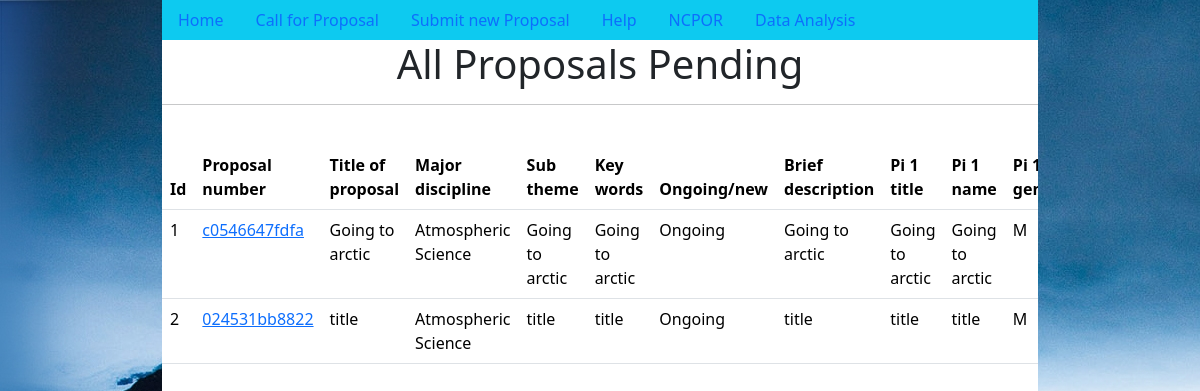
The app's page /coordinator/all (signed in), older data.
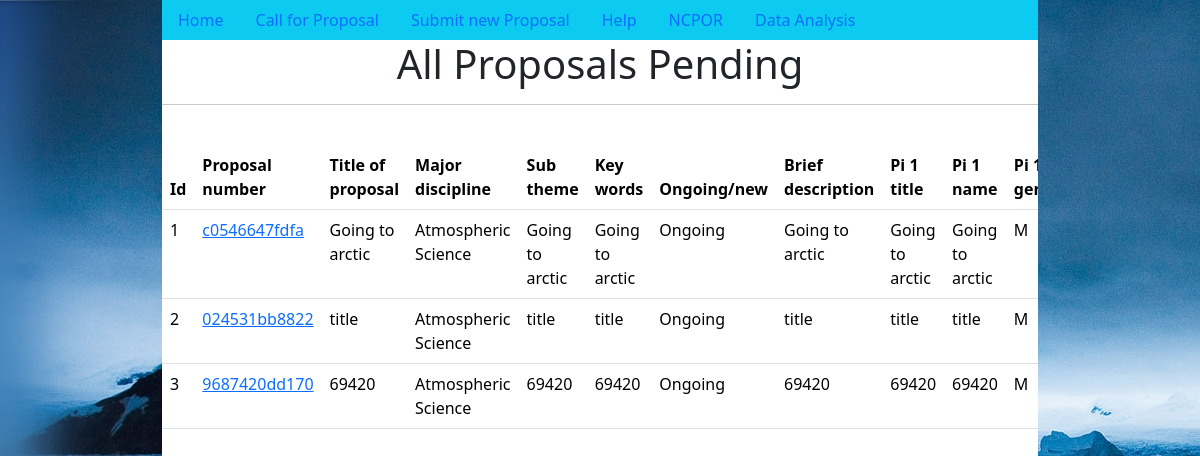
The same page, newer data.
### proposals/models.py (models this page shows)
class Details(models.Model):
    DISCIPLINE_CHOICES = (
        ("Atmospheric Science", "Atmospheric Science"),
        ("Oceanography", "Oceanography"),
        ("Geology and Palosciences", "Geology and Palosciences"),
        ("Glaciology and Remote Sensing", "Glaciology and Remote Sensing"),
        ("Environmental Science", "Environmental Science"),
        ("Biology", "Biology"),
        ("Other", "Other"),
    )
    FRESHNESS_CHOICE = (("Ongoing", "Ongoing"), ("New", "New"))
    proposal_number = models.CharField(max_length=12, null=True, blank=True)
    email = models.EmailField()
    title_of_proposal = models.CharField(
        max_length=50, null=False, unique=True, primary_key=True
    )
    major_discipline = models.CharField(
        max_length=30, choices=DISCIPLINE_CHOICES, null=False
    )
    sub_theme = models.CharField(max_length=20, null=False)
    key_words = models.CharField(max_length=50)
    freshness = models.CharField(
        max_length=10, choices=FRESHNESS_CHOICE, null=False, name="Ongoing/New"
    )
    brief_description = models.TextField(max_length=250)
    GENDER_CHOICES = (
        ("M", "Male"),
        ("F", "Female"),
        ("O", "Other"),
    )
    for i in range(1, 10 + 1):
        exec(
            f"""
pi_{i}_title = models.CharField(max_length=50, null=True, blank=True)
pi_{i}_name = models.CharField(max_length=50, null=True, blank=True)
pi_{i}_gender = models.CharField(max_length = 1,choices = GENDER_CHOICES, null=True,  blank=True)
pi_{i}_designation = models.CharField(max_length=50, null=True, blank=True)
pi_{i}_institute = models.CharField(max_length=50, null=True, blank=True)
pi_{i}_address = models.TextField(null=True, blank=True)
pi_{i}_mobile = PhoneNumberField(null=True, blank=True)
pi_{i}_email = models.EmailField(null=True, blank=True)
"""
        )

class Files(models.Model):
    email = models.EmailField()
    title_of_proposal = models.CharField(
        max_length=50, null=False, unique=True, primary_key=True
    )
    cover_letter = models.FileField(
        null=True, blank=True, name="Attach Cover Letter", upload_to="media/"
    )
    project_proposal = models.FileField(
        null=True,
        blank=True,
        name="Attach the detailed Project proposal(Download Template (.docx file) ",
        upload_to="media/",
    )
    endorsement_letter = models.FileField(
        null=True,
        blank=True,
        name="Attach the detailed Project proposal(Download Appendix I Template (.docx file)",
        upload_to="media/",
    )
    appendix_2 = models.FileField(
        null=True,
        blank=True,
        name="Attach Appendix II (Assessment for Ongoing project) Download Template for Appendix II",
        upload_to="media/",
    )
    appendix_3 = models.FileField(
        null=True,
        blank=True,
        name="Attach Appendix III (Metadata format for Ongoing project)* Download Template for Appendix III",
        upload_to="media/",
    )

### coordinator/views.py (the view)
# urls.py: path('all', views.all),
@login_required
def all(request):
    details = [i for i in list(proposals.models.Details.objects.exclude(
    proposal_number__in=Subquery(reviewer.models.RequestToReview.objects.values('proposal_number'))
).values())]
    print(f"{details=}")
    output = []
    for index, i in enumerate(details):
        temp = {"id": index + 1}
        temp.update(i)
        try:
            files = proposals.models.Files.objects.get(
                email=request.user.email, title_of_proposal=i["title_of_proposal"]
            )
            files = model_to_dict(files)
            temp.update(files)
        except proposals.models.Files.DoesNotExist:
            pass
        output.append(
            [
                (
                    " ".join((i.replace("_", " ").capitalize()).split()[:3]),
                    j if j != "" else "No",
                )
                for i, j in temp.items()
                if i not in ["email"]
            ]
        )
    print(f"{output=}")
    return render(
        request=request,
        template_name="all_proposals.html",
        context={"output": output, "heads": output[0]},
    )

### coordinator/templates/all_proposals.html (shortened to what this page needs)
{% extends 'base.html' %}
{% block head %}All Proposals Pending{% endblock %}
{% block content %}
{% if output %}
<div class="table-responsive">
<table class="table">
        <thead>
            <tr>
                {% for row, _ in heads %}
                    <th>{{ row }}</th>
                {% endfor %}
            </tr>
        </thead>
        {% for row in output %}
            <tbody>
                    <tr>
                        {% for title, value in row %}
                            {% if title == "Proposal number" %}
                                <td><a href="/coordinator/assign/{{value}}">{{ value }}</a></td>
                            {% else %}
                                <td>{{ value }}</td>
                            {% endif %}
                        {% endfor %}
                    </tr>
            </tbody>
        {% endfor %}
</table>
</div>
{% else %}
No Proposal complete
{% endif %}
{% endblock %}

Row changes from the older to the newer data that the page shows:
added Details: row "9687420dd170", row "Atmospheric Science" "69420" "69420" "Ongoing" "69420" "69420" "69420"
added Files: row "69420"
Text that changed along with them:
new list line: "3 M"
